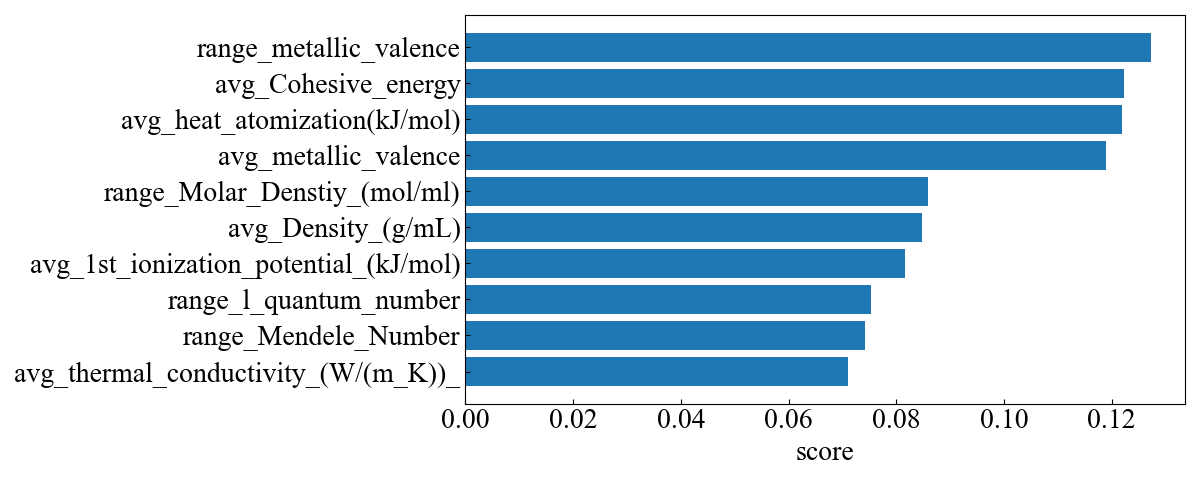

Write the Python code that produced this figure.
# import eli5
# from eli5.sklearn import PermutationImportance
import pandas  as pd
import numpy as np
from sklearn.inspection import permutation_importance
from sklearn.svm import SVR
from sklearn.preprocessing import StandardScaler, Normalizer
import matplotlib.pyplot as plt


df_train = pd.read_csv("df_exp_train.csv")
x_train = df_train.iloc[:, 1:-1]
y_train = df_train.iloc[:,-1]
# x_train = x_train[selected_feature]
feature_columns = x_train.columns

model = SVR(C=10, gamma=1)

scaler = StandardScaler().fit(x_train)
X_train_std = scaler.transform(x_train)
normalizer = Normalizer().fit(X_train_std)
X_train_std = pd.DataFrame(normalizer.transform(X_train_std))
X_train_std.columns = feature_columns
model.fit(X_train_std, y_train)
result = permutation_importance(model, X_train_std, y_train, n_repeats=10, random_state=0, scoring='neg_mean_absolute_error')

df_pfi = pd.DataFrame(
   data={'var_name': X_train_std.columns, 'importance': result['importances_mean']}).sort_values('importance')

df_pfi.iloc[::-1]['var_name'].to_csv('sorted_best_selected_svr_all.csv')
fig = plt.figure(figsize=(12, 4.8))
plt.rcParams['font.family'] = 'Times New Roman'
plt.rcParams['xtick.direction'] = 'in'
plt.rcParams['ytick.direction'] = 'in'
plt.barh(df_pfi['var_name'].iloc[::-1][0:10].iloc[::-1], df_pfi['importance'].iloc[::-1][0:10].iloc[::-1])
# plt.title('Permutation difference', fontsize=20)
plt.xticks(fontsize=20)
plt.yticks(fontsize=20)
plt.xlabel('score',fontsize=20)
# plt.grid()
plt.tight_layout()
plt.savefig("pfi_svr_all_10.png")
